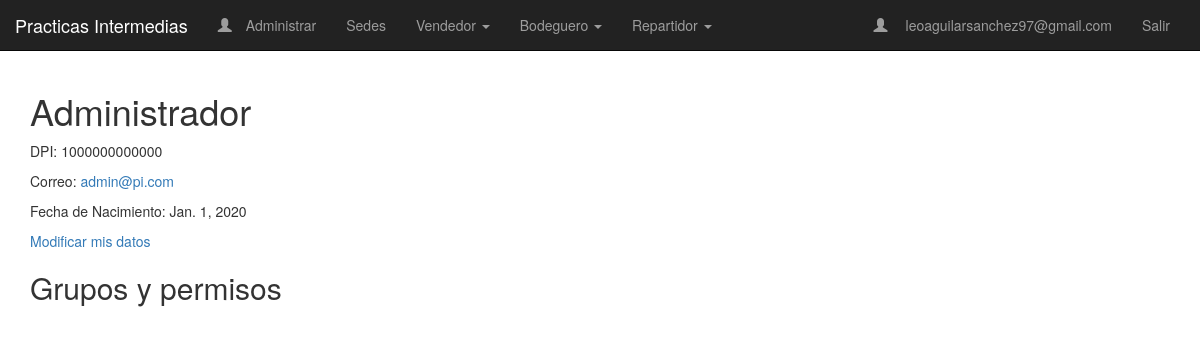
The page /usuario/1000000000000 (signed in) on the database its author committed.
### sedes/models.py (models this page shows, shortened)
class Usuario(AbstractBaseUser, PermissionsMixin):
    dpi = models.BigIntegerField(
        unique=True,
        validators=[
            MaxValueValidator(9999999999999),
            MinValueValidator(100000000000)
        ]
    )
    nombre = models.CharField(max_length=300)
    fecha_nacimiento = models.DateField('Fecha Nacimiento')
    email = models.EmailField(_('Correo Electronico'), primary_key=True)
    is_admin = models.BooleanField(default=False)
    is_staff = models.BooleanField(default=False)
    is_active = models.BooleanField(default=True)
    date_joined = models.DateTimeField(default=timezone.now)
    USERNAME_FIELD = 'email'
    REQUIRED_FIELDS = ['dpi', 'fecha_nacimiento']
    objects = CustomUserManager()
    class Meta:
        permissions = (("registrar_cliente", "Para registrar clientes de una sede"),
                   ("registrar_venta", "Para registrar ventas de productos"),
                   ("visualizar_reporte", "Para visualizar reportes de ventas"),
                   ("actualizar_inventario", "Para modificar la cantidad de productos del inventario"),
                   ("solicitar_transferencia", "Para solicitar una transferencia de productos"),
                   ("ordenes_transferencia_externa", "Para revisar ordenes de transferencias entre sedes"),
                   ("ordenes_transferencia_interna", "Para revisar ordenes de transferencias entre bodegas"),
                   ("ordenes_venta", "Para modificar el estado de entregado de una orden de venta"),
                   ("ordenes_transferencia", "Para modificar el estado de entregado de una orden de transferencia"))

### sedes/views.py (the view)
# urls.py: path('', views.UsuarioDetail.as_view(template_name= 'usuarios/usuario_detail.html'), name= 'profile'),
class UsuarioDetail(LoginRequiredMixin, DetailView):
    model = Usuario
    def get_object(self, queryset=None):
        dpi = self.kwargs.get('pk')
        if dpi:
            return get_object_or_404(Usuario, dpi=dpi)
        return self.request.user

### sedes/templatetags/group_checker.py (called while the page is built)
@register.filter(name='has_group')
def has_group(user, group_name):
    group = Group.objects.get(name=group_name)
    return True if group in user.groups.all() else False

### sedes/templates/usuarios/usuario_detail.html (shortened to what this page needs)
{% extends '../base.html' %}
{% block body_block %}
<h1>{{ object.nombre }}</h1>
<p>DPI: {{object.dpi}}</p>
<p>Correo: <a href='mailto://{{object.email}}'>{{ object.email }}</a></p>
<p>Fecha de Nacimiento: {{object.fecha_nacimiento}}</p>
<a href='{% url "modificar_usuario" %}'>Modificar mis datos</a>
<h2>Grupos y permisos</h2>
{% endblock %}

### sedes/templates/base.html (shortened to what this page needs)
{% load group_checker %}
<!DOCTYPE html>
<html>
<head>
    <link rel="stylesheet" href="https://maxcdn.bootstrapcdn.com/bootstrap/3.3.7/css/bootstrap.min.css"
>
</head>
<body>
    <nav class="navbar navbar-inverse navbar-static-top">
        <div class="navbar-header">
            <a class="navbar-brand" href="#">Practicas Intermedias</a>
        </div>
        <div class="container">
            <ul class="nav navbar-nav">
                {% if user.is_authenticated %}
                {% if user.is_staff %}
                <li><a class="navbar-link" href="{% url 'admin:index' %}"><span
                            class="glyphicon glyphicon-user">&nbsp;</span>Administrar</a></li>
                {% endif %}
                <li><a class='navbar-link' href="{% url 'lista_sedes' %}">Sedes</a></li>
                {% if request.user|has_group:"Vendedor" %}
                <li class="dropdown">
                    <a href="#" class="dropdown-toggle" data-toggle="dropdown" role="button" aria-haspopup="true"
                        aria-expanded="false">Vendedor <span class="caret"></span></a>
                </li>
                {% endif %}
                {% if request.user|has_group:"Bodeguero" %}
                <li class="dropdown">
                    <a href="#" class="dropdown-toggle" data-toggle="dropdown" role="button" aria-haspopup="true"
                        aria-expanded="false">Bodeguero <span class="caret"></span></a>
                </li>
                {% endif %}
                {% if request.user|has_group:"Repartidor" %}
                <li class="dropdown">
                    <a href="#" class="dropdown-toggle" data-toggle="dropdown" role="button" aria-haspopup="true"
                        aria-expanded="false">Repartidor <span class="caret"></span></a>
                </li>
                {% endif %}
                {% endif %}
            </ul>
            <ul class="nav navbar-nav navbar-right">
                {% if user.is_authenticated %}
                <li><a class="navbar-link" href="/"><span class="glyphicon glyphicon-user">&nbsp;</span>
                        {{ user.email }}</a></li>
                <li><a class='navbar-link' href="{% url 'logout' %}">Salir</a></li>
                {% else %}
                <li><a class='navbar-link' href="{% url 'crear_usuario' %}">Registrarse</a></li>
                <li><a class='navbar-link' href="{% url 'login' %}">Iniciar Sesión</a></li>
                {% endif %}
            </ul>
        </div>
    </nav>
    <div class="container">
        {% block body_block %}
        {% endblock %}
    </div>
</body>
</html>

### rows shown on the page
Usuario: email "leoaguilarsanchez97@gmail.com"
Usuario: nombre "Administrador", dpi "1000000000000", email "admin@pi.com", fecha_nacimiento "Jan. 1, 2020"
